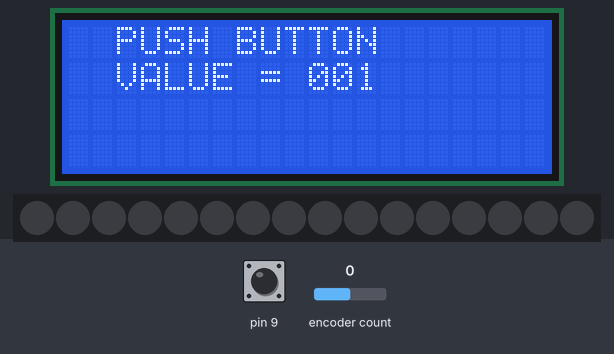
Recording of a sketch running on a simulated Arduino Uno, built with avr-gcc and run on an emulated ATmega328P. On the bench: 20×4 character LCD, 16 RGB LEDs in strip order, left to right. Inputs (shaded band) come from the test bench; at power-on: pin 9 HIGH, encoder count 0.

Above: at 1.2 s.
1.3 s: pin 9 pulled LOW for 0.15 s
At 2.1 s:
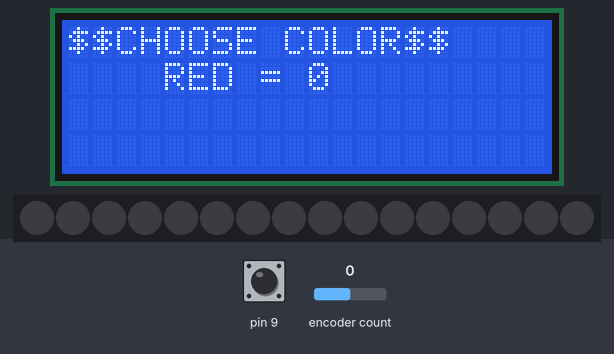
2.9 s: pin 9 pulled LOW for 1 s
At 3.4 s:
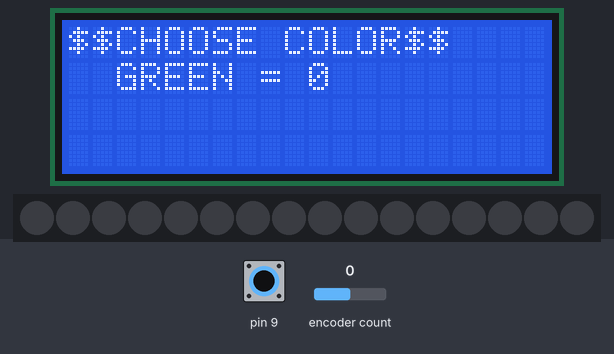
5.4 s: pin 9 pulled LOW for 0.15 s
At 6.5 s:
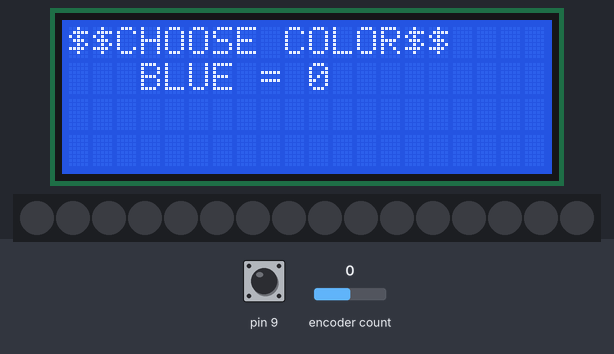
7.0 s: encoder count set to 1
At 8.2 s:
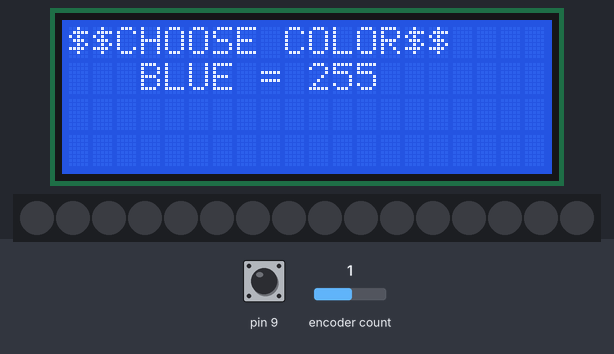
8.5 s: pin 9 pulled LOW for 3.2 s
At 9.0 s:
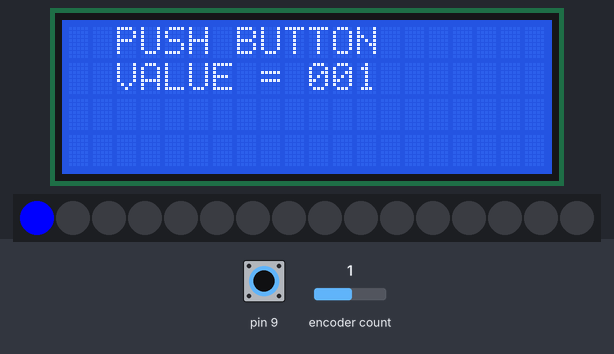
13.2 s: pin 9 pulled LOW for 0.15 s
At 13.6 s:
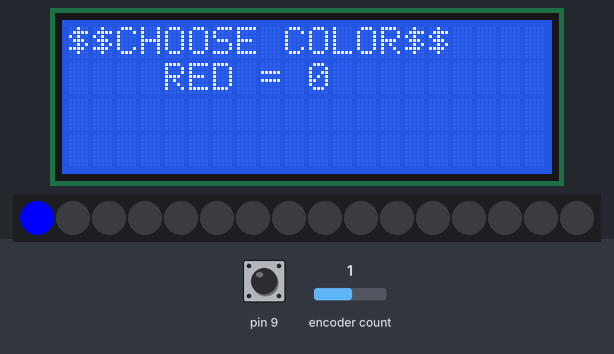
Timing chart, 0 to 15.8 s (numbered marks = the images above; inputs shaded):
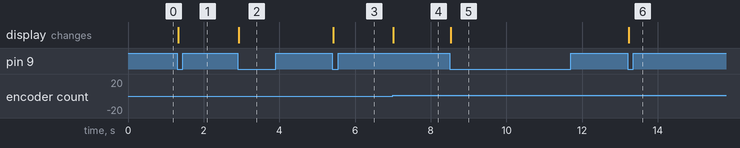

Measured:
- after the input at 1.3 s, the display: changes at once (image 1)
- after the input at 2.9 s, the display: changes at once (image 2)
- after the input at 5.4 s, the display: changes at once (image 3)
- after the input at 7.0 s, the display: changes at once (image 4)
- after the input at 8.5 s, the display: changes at once (image 5)
- after the input at 13.2 s, the display: changes at once (image 6)

The sketch:

select_lamp.ino
```cpp
#define CLK 7
#define DT 8
#define SW 9
#include "GyverEncoder.h"
#include <Wire.h>
#include <LiquidCrystal_I2C.h>
#include <Adafruit_NeoPixel.h>
#ifdef __AVR__
  #include <avr/power.h>
#endif
Encoder enc1(CLK, DT, SW);

#define PIN            6
#define NUMPIXELS      8*2

Adafruit_NeoPixel pixels = Adafruit_NeoPixel(NUMPIXELS, PIN, NEO_GRB + NEO_KHZ800);
LiquidCrystal_I2C lcd(0x27,20,4);

int value = 0;
int R = 0;
int G = 0;
int B = 0;
int var = 1;
bool CASE = true;


void setup() {
lcd.init();

#if defined (__AVR_ATtiny85__)
  if (F_CPU == 16000000) clock_prescale_set(clock_div_1);
#endif

pixels.begin();

Serial.begin(9600);
enc1.setType(TYPE2);

  lcd.backlight();
  lcd.setCursor(2,0);
  lcd.print("PUSH BUTTON");
  lcd.setCursor(2,1);
  lcd.print("VALUE = ");
  tri(value + 1);
}
void loop() {
enc1.tick();
if (enc1.isRight()) value--;
if (enc1.isLeft())  value++;
if(value < 0) value = NUMPIXELS - 1;
if(value > NUMPIXELS - 1) value = 0;
if (enc1.isPress()) {
  lcd.clear();
  lcd.setCursor(0,0);
  lcd.print("$$CHOOSE COLOR$$");
  lcd.setCursor(4,1);
  lcd.print("RED = ");
  lcd.setCursor(10,1);
  lcd.print(R);
  while(CASE) {
    switch(var){
    case 1:
      enc1.tick();
      if (enc1.isRight()) R -= 5;
      if (enc1.isLeft())  R += 5;
      R = predel(R);
      if (enc1.isTurn()) {
      lcd.setCursor(4,1);
      lcd.print("RED = ");
      tri(R);
      }
      if(enc1.isPress()) {
        var++;
        lcd.clear();
        lcd.setCursor(0,0);
        lcd.print("$$CHOOSE COLOR$$");
        lcd.setCursor(2,1);
        lcd.print("GREEN = ");
        lcd.setCursor(10,1);
        lcd.print(G);
      }
    break;
    case 2:
      enc1.tick();
      if (enc1.isRight()) G -= 5;
      if (enc1.isLeft())  G += 5;
      G = predel(G);
      if (enc1.isTurn()) {
      lcd.setCursor(2,1);
      lcd.print("GREEN = ");
      tri(G);
      }
      if(enc1.isPress()) {
        var++;
        lcd.clear();
        lcd.setCursor(0,0);
        lcd.print("$$CHOOSE COLOR$$");
        lcd.setCursor(3,1);
        lcd.print("BLUE = ");
        lcd.setCursor(10,1);
        lcd.print(B);
      }
      break;
      case 3:
      enc1.tick();
      if (enc1.isRight()) B -= 5;
      if (enc1.isLeft())  B += 5;
      B = predel(B);
      if (enc1.isTurn()) {
      lcd.setCursor(3,1);
      lcd.print("BLUE = ");
      tri(B);
      }
      if(enc1.isPress()) {
      var = 1;
      CASE = !CASE;
      }
      break;
  }
  }
  CASE = !CASE;
  setcolor(value, R, G, B);
  R = 0;
  G = 0;
  B = 0;

  lcd.clear();
  lcd.backlight();
  lcd.setCursor(2,0);
  lcd.print("PUSH BUTTON");
  lcd.setCursor(2,1);
  lcd.print("VALUE = ");
  tri(value + 1);
}
  if (enc1.isTurn()) {       // если был совершён поворот (индикатор поворота в любую сторону)
  tri(value + 1);
  }
}


int predel(int a) {
  if(a > 255) a = 0;
  if(a < 0) a = 255;
  return a;
}

void setcolor(int num, int r, int g, int b) {
  pixels.setPixelColor(num, pixels.Color(r,g,b));
    pixels.show();
}


void tri(int a) {
  lcd.setCursor(10,1);
  lcd.print(a/100);
  lcd.setCursor(11,1);
  lcd.print((a/10)%10);
  lcd.setCursor(12,1);
  lcd.print(a%10);
}
/*
if (enc1.isRightH()) value += 5;  // если было удержание + поворот направо, увеличиваем на 5
if (enc1.isLeftH()) value -= 5; // если было удержание + поворот налево, уменьшаем на 5
if (enc1.isTurn()) {       // если был совершён поворот (индикатор поворота в любую сторону)
Serial.println(value);   // выводим значение при повороте
} */
```
